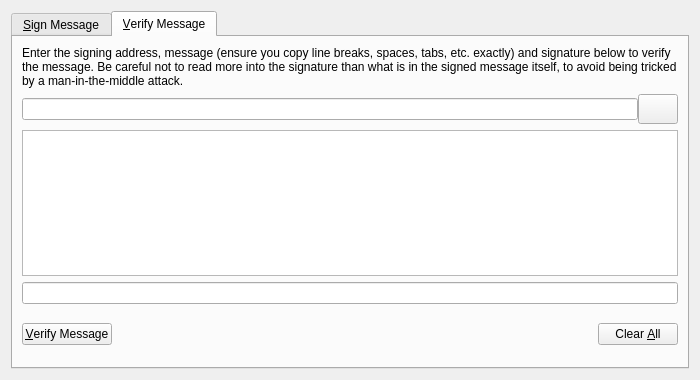
<?xml version="1.0" encoding="UTF-8"?>
<ui version="4.0">
 <class>SignVerifyMessageDialog</class>
 <widget class="QDialog" name="SignVerifyMessageDialog">
  <property name="geometry">
   <rect>
    <x>0</x>
    <y>0</y>
    <width>700</width>
    <height>380</height>
   </rect>
  </property>
  <property name="windowTitle">
   <string>Signatures - Sign / Verify a Message</string>
  </property>
  <property name="modal">
   <bool>true</bool>
  </property>
  <layout class="QVBoxLayout" name="verticalLayout">
   <item>
    <widget class="QTabWidget" name="tabWidget">
     <property name="currentIndex">
      <number>1</number>
     </property>
     <widget class="QWidget" name="tabSignMessage">
      <attribute name="title">
       <string>&amp;Sign Message</string>
      </attribute>
      <layout class="QVBoxLayout" name="verticalLayout_SM">
       <item>
        <widget class="QLabel" name="infoLabel_SM">
         <property name="text">
          <string>You can sign messages with your addresses to prove you own them. Be careful not to sign anything vague, as phishing attacks may try to trick you into signing your identity over to them. Only sign fully-detailed statements you agree to.</string>
         </property>
         <property name="textFormat">
          <enum>Qt::PlainText</enum>
         </property>
         <property name="wordWrap">
          <bool>true</bool>
         </property>
        </widget>
       </item>
       <item>
        <layout class="QHBoxLayout" name="horizontalLayout_1_SM">
         <property name="spacing">
          <number>0</number>
         </property>
         <item>
          <widget class="QValidatedLineEdit" name="addressIn_SM">
           <property name="toolTip">
            <string>The address to sign the message with</string>
           </property>
           <property name="maxLength">
            <number>34</number>
           </property>
          </widget>
         </item>
         <item>
          <widget class="QPushButton" name="addressBookButton_SM">
           <property name="minimumSize">
            <size>
             <width>0</width>
             <height>30</height>
            </size>
           </property>
           <property name="toolTip">
            <string>Choose an address from the address book</string>
           </property>
           <property name="text">
            <string/>
           </property>
           <property name="icon">
            <iconset resource="../bitcoin.qrc">
             <normaloff>:/icons/address-book2</normaloff>:/icons/address-book2</iconset>
           </property>
           <property name="shortcut">
            <string>Alt+A</string>
           </property>
           <property name="autoDefault">
            <bool>false</bool>
           </property>
          </widget>
         </item>
         <item>
          <widget class="QPushButton" name="pasteButton_SM">
           <property name="minimumSize">
            <size>
             <width>0</width>
             <height>30</height>
            </size>
           </property>
           <property name="toolTip">
            <string>Paste address from clipboard</string>
           </property>
           <property name="text">
            <string/>
           </property>
           <property name="icon">
            <iconset resource="../bitcoin.qrc">
             <normaloff>:/icons/editpaste2</normaloff>:/icons/editpaste2</iconset>
           </property>
           <property name="shortcut">
            <string>Alt+P</string>
           </property>
           <property name="autoDefault">
            <bool>false</bool>
           </property>
          </widget>
         </item>
        </layout>
       </item>
       <item>
        <widget class="QPlainTextEdit" name="messageIn_SM">
         <property name="toolTip">
          <string>Enter the message you want to sign here</string>
         </property>
        </widget>
       </item>
       <item>
        <layout class="QHBoxLayout" name="horizontalLayout_2_SM">
         <property name="spacing">
          <number>0</number>
         </property>
         <item>
          <widget class="QLineEdit" name="signatureOut_SM">
           <property name="font">
            <font>
             <italic>true</italic>
            </font>
           </property>
           <property name="readOnly">
            <bool>true</bool>
           </property>
          </widget>
         </item>
         <item>
          <widget class="QPushButton" name="copySignatureButton_SM">
           <property name="minimumSize">
            <size>
             <width>0</width>
             <height>30</height>
            </size>
           </property>
           <property name="toolTip">
            <string>Copy the current signature to the system clipboard</string>
           </property>
           <property name="text">
            <string/>
           </property>
           <property name="icon">
            <iconset resource="../bitcoin.qrc">
             <normaloff>:/icons/editcopy</normaloff>:/icons/editcopy</iconset>
           </property>
           <property name="autoDefault">
            <bool>false</bool>
           </property>
          </widget>
         </item>
        </layout>
       </item>
       <item>
        <layout class="QHBoxLayout" name="horizontalLayout_3_SM">
         <item>
          <widget class="QPushButton" name="signMessageButton_SM">
           <property name="toolTip">
            <string>Sign the message to prove you own this Chipcoin address</string>
           </property>
           <property name="text">
            <string>&amp;Sign Message</string>
           </property>
           <property name="icon">
            <iconset resource="../bitcoin.qrc">
             <normaloff>:/icons/edit</normaloff>:/icons/edit</iconset>
           </property>
           <property name="autoDefault">
            <bool>false</bool>
           </property>
          </widget>
         </item>
         <item>
          <spacer name="horizontalSpacer_1_SM">
           <property name="orientation">
            <enum>Qt::Horizontal</enum>
           </property>
           <property name="sizeHint" stdset="0">
            <size>
             <width>40</width>
             <height>48</height>
            </size>
           </property>
          </spacer>
         </item>
         <item>
          <widget class="QLabel" name="statusLabel_SM">
           <property name="font">
            <font>
             <weight>75</weight>
             <bold>true</bold>
            </font>
           </property>
           <property name="text">
            <string/>
           </property>
           <property name="wordWrap">
            <bool>true</bool>
           </property>
          </widget>
         </item>
         <item>
          <spacer name="horizontalSpacer">
           <property name="orientation">
            <enum>Qt::Horizontal</enum>
           </property>
           <property name="sizeHint" stdset="0">
            <size>
             <width>40</width>
             <height>20</height>
            </size>
           </property>
          </spacer>
         </item>
         <item>
          <widget class="QPushButton" name="clearButton_SM">
           <property name="toolTip">
            <string>Reset all sign message fields</string>
           </property>
           <property name="text">
            <string>Clear &amp;All</string>
           </property>
           <property name="icon">
            <iconset resource="../bitcoin.qrc">
             <normaloff>:/icons/remove2</normaloff>:/icons/remove2</iconset>
           </property>
           <property name="autoDefault">
            <bool>false</bool>
           </property>
          </widget>
         </item>
        </layout>
       </item>
      </layout>
     </widget>
     <widget class="QWidget" name="tabVerifyMessage">
      <attribute name="title">
       <string>&amp;Verify Message</string>
      </attribute>
      <layout class="QVBoxLayout" name="verticalLayout_VM">
       <item>
        <widget class="QLabel" name="infoLabel_VM">
         <property name="text">
          <string>Enter the signing address, message (ensure you copy line breaks, spaces, tabs, etc. exactly) and signature below to verify the message. Be careful not to read more into the signature than what is in the signed message itself, to avoid being tricked by a man-in-the-middle attack.</string>
         </property>
         <property name="textFormat">
          <enum>Qt::PlainText</enum>
         </property>
         <property name="alignment">
          <set>Qt::AlignLeading|Qt::AlignLeft|Qt::AlignTop</set>
         </property>
         <property name="wordWrap">
          <bool>true</bool>
         </property>
        </widget>
       </item>
       <item>
        <layout class="QHBoxLayout" name="horizontalLayout_1_VM">
         <property name="spacing">
          <number>0</number>
         </property>
         <item>
          <widget class="QValidatedLineEdit" name="addressIn_VM">
           <property name="toolTip">
            <string>The address the message was signed with</string>
           </property>
           <property name="maxLength">
            <number>34</number>
           </property>
          </widget>
         </item>
         <item>
          <widget class="QPushButton" name="addressBookButton_VM">
           <property name="minimumSize">
            <size>
             <width>0</width>
             <height>30</height>
            </size>
           </property>
           <property name="toolTip">
            <string>Choose an address from the address book</string>
           </property>
           <property name="text">
            <string/>
           </property>
           <property name="icon">
            <iconset resource="../bitcoin.qrc">
             <normaloff>:/icons/address-book2</normaloff>:/icons/address-book2</iconset>
           </property>
           <property name="shortcut">
            <string>Alt+A</string>
           </property>
           <property name="autoDefault">
            <bool>false</bool>
           </property>
          </widget>
         </item>
        </layout>
       </item>
       <item>
        <widget class="QPlainTextEdit" name="messageIn_VM"/>
       </item>
       <item>
        <widget class="QValidatedLineEdit" name="signatureIn_VM"/>
       </item>
       <item>
        <layout class="QHBoxLayout" name="horizontalLayout_2_VM">
         <item>
          <widget class="QPushButton" name="verifyMessageButton_VM">
           <property name="toolTip">
            <string>Verify the message to ensure it was signed with the specified Chipcoin address</string>
           </property>
           <property name="text">
            <string>&amp;Verify Message</string>
           </property>
           <property name="icon">
            <iconset resource="../bitcoin.qrc">
             <normaloff>:/icons/verify2</normaloff>:/icons/verify2</iconset>
           </property>
           <property name="autoDefault">
            <bool>false</bool>
           </property>
          </widget>
         </item>
         <item>
          <spacer name="horizontalSpacer_1_VM">
           <property name="orientation">
            <enum>Qt::Horizontal</enum>
           </property>
           <property name="sizeHint" stdset="0">
            <size>
             <width>40</width>
             <height>48</height>
            </size>
           </property>
          </spacer>
         </item>
         <item>
          <widget class="QLabel" name="statusLabel_VM">
           <property name="font">
            <font>
             <weight>75</weight>
             <bold>true</bold>
            </font>
           </property>
           <property name="text">
            <string/>
           </property>
           <property name="wordWrap">
            <bool>true</bool>
           </property>
          </widget>
         </item>
         <item>
          <spacer name="horizontalSpacer_2">
           <property name="orientation">
            <enum>Qt::Horizontal</enum>
           </property>
           <property name="sizeHint" stdset="0">
            <size>
             <width>40</width>
             <height>20</height>
            </size>
           </property>
          </spacer>
         </item>
         <item>
          <widget class="QPushButton" name="clearButton_VM">
           <property name="toolTip">
            <string>Reset all verify message fields</string>
           </property>
           <property name="text">
            <string>Clear &amp;All</string>
           </property>
           <property name="icon">
            <iconset resource="../bitcoin.qrc">
             <normaloff>:/icons/remove2</normaloff>:/icons/remove2</iconset>
           </property>
           <property name="autoDefault">
            <bool>false</bool>
           </property>
          </widget>
         </item>
        </layout>
       </item>
      </layout>
     </widget>
    </widget>
   </item>
  </layout>
 </widget>
 <customwidgets>
  <customwidget>
   <class>QValidatedLineEdit</class>
   <extends>QLineEdit</extends>
   <header>qvalidatedlineedit.h</header>
  </customwidget>
 </customwidgets>
 <resources>
  <include location="../bitcoin.qrc"/>
 </resources>
 <connections/>
</ui>
